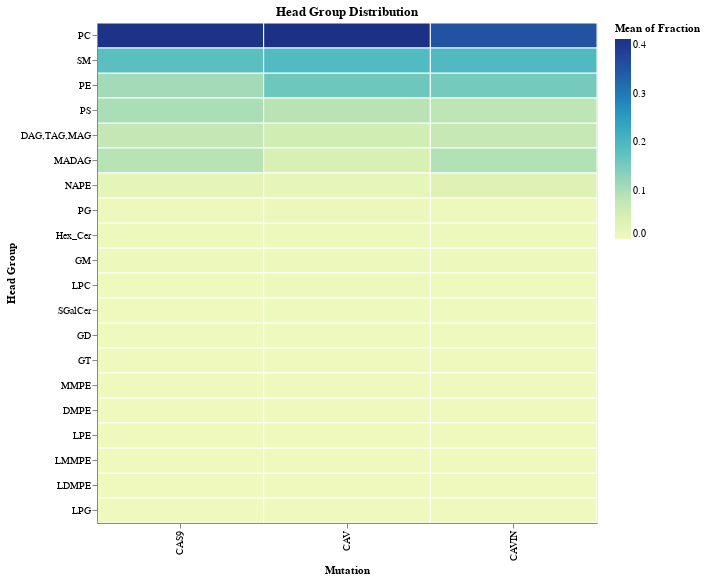

Write notebook code for a chart like this one.
### Markdown cell above
### Heatmap

### Code cell
alt.Chart(h).mark_rect(stroke='white').encode(
    x='Mutation:N',
    y=alt.Y('Head Group:N', sort=alt.EncodingSortField(field='Fraction', order='descending')),
    color='mean(Fraction):Q',
    tooltip=['Mutation', 'Head Group', 'mean(Fraction)']
).properties(
    title = "Head Group Distribution",
    width=500,
    height=500
)

### Figure 1 — Vega-Lite specification as saved in the notebook (floating-point values rounded to 4 significant figures; data arrays with more than 128 entries replaced by an {"elided": "..."} marker saying what was removed)
{"config": {"view": {"continuousWidth": 300, "continuousHeight": 300}}, "data": {"name": "data-ff2091d09a87a795090a50d422419da6"}, "mark": {"type": "rect", "stroke": "white"}, "encoding": {"color": {"aggregate": "mean", "field": "Fraction", "type": "quantitative"}, "tooltip": [{"field": "Mutation", "type": "nominal"}, {"field": "Head Group", "type": "nominal"}, {"aggregate": "mean", "field": "Fraction", "type": "quantitative"}], "x": {"field": "Mutation", "type": "nominal"}, "y": {"field": "Head Group", "sort": {"field": "Fraction", "order": "descending"}, "type": "nominal"}}, "height": 500, "title": "Head Group Distribution", "width": 500, "$schema": "https://vega.github.io/schema/vega-lite/v5.8.0.json", "datasets": {"data-ff2091d09a87a795090a50d422419da6": {"elided": "240 records"}}}
